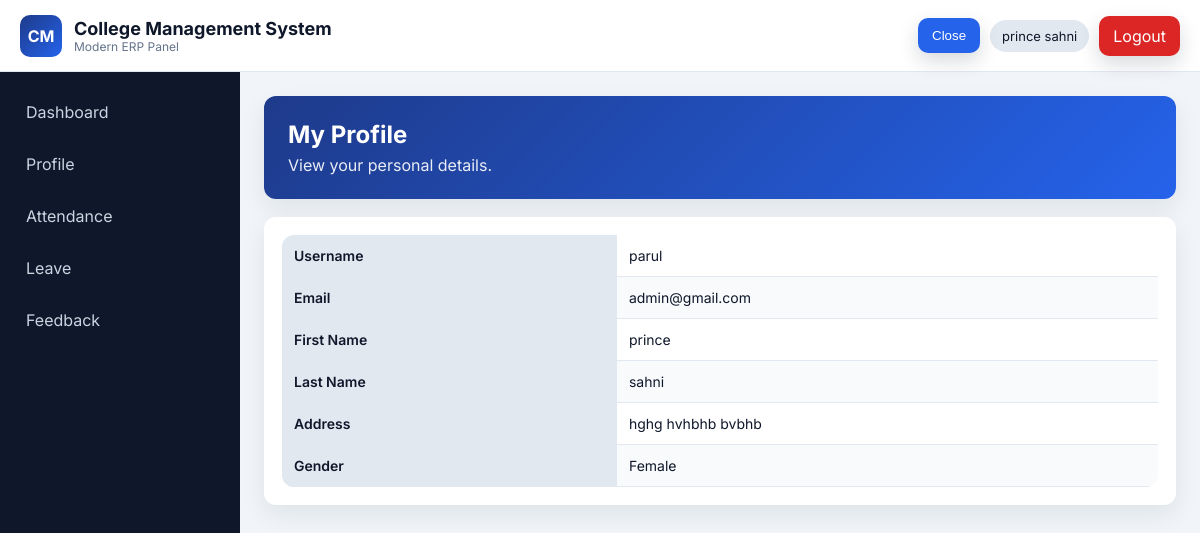
Page /staff/profile/ (signed in) on the committed database.
### student_management_app/models.py (models this page shows, shortened)
class CustomUser(AbstractUser):
    USER_TYPE_CHOICES = (
        ("HOD", "HOD"),
        ("STAFF", "STAFF"),
        ("STUDENT", "STUDENT"),
    )
    user_type = models.CharField(max_length=10, choices=USER_TYPE_CHOICES, default="HOD")

class Staff(models.Model):
    GENDER_CHOICES = (
        ("Male", "Male"),
        ("Female", "Female"),
    )
    user = models.OneToOneField(CustomUser, on_delete=models.CASCADE, related_name="staff_profile")
    address = models.TextField(blank=True)
    gender = models.CharField(max_length=10, choices=GENDER_CHOICES, blank=True)
    created_at = models.DateTimeField(auto_now_add=True)
    updated_at = models.DateTimeField(auto_now=True)

### student_management_app/views.py (the view)
# urls.py: path("staff/profile/", views.staff_profile, name="staff_profile"),
@staff_required
def staff_profile(request):
    staff_profile_obj = Staff.objects.filter(user=request.user).first()
    context = {
        "staff": staff_profile_obj,
    }
    return render(request, "staff_templates/profile.html", context)

### student_management_app/role_helpers.py (called while the page is built)
def dashboard_name_for_user(user):
    role = (getattr(user, "user_type", "") or "").strip().upper()
    dashboard_name = ROLE_DASHBOARD_MAP.get(role)
    if dashboard_name:
        return dashboard_name
    if getattr(user, "is_superuser", False):
        return "hod_dashboard"
    return None

def role_required(expected_dashboard_name):
    def decorator(view_func):
        @wraps(view_func)
        def _wrapped(request, *args, **kwargs):
            if not request.user.is_authenticated:
                return redirect("login_page")
            if dashboard_name_for_user(request.user) != expected_dashboard_name:
                return redirect("login_page")
            return view_func(request, *args, **kwargs)
        return _wrapped
    return decorator

### student_management_app/templates/staff_templates/profile.html (shortened to what this page needs)
{% extends 'base.html' %}
{% block content %}
<div class="page-header"><h2>My Profile</h2><p>View your personal details.</p></div>
<div class="card table-wrap">
<table class="erp-table">
<tr><th>Username</th><td>{{ request.user.username }}</td></tr>
<tr><th>Email</th><td>{{ request.user.email }}</td></tr>
<tr><th>First Name</th><td>{{ request.user.first_name }}</td></tr>
<tr><th>Last Name</th><td>{{ request.user.last_name }}</td></tr>
<tr><th>Address</th><td>{% if staff %}{{ staff.address }}{% else %}Not set{% endif %}</td></tr>
<tr><th>Gender</th><td>{% if staff and staff.gender %}{{ staff.gender }}{% else %}Not set{% endif %}</td></tr>
</table>
</div>
{% endblock %}

### templates/base.html (shortened to what this page needs)
{% load static %}
<!DOCTYPE html>
<html lang="en">
<head>
    <link rel="stylesheet" href="{% static 'css/style.css' %}">
</head>
<body>
    {% if request.user.is_authenticated %}
    <header class="topbar">
        <div class="topbar-left">
            <div class="logo">CM</div>
            <div>
                <h1>College Management System</h1>
                <p>Modern ERP Panel</p>
            </div>
        </div>
        <div class="topbar-right">
            <button class="menu-toggle btn btn-primary" id="menuToggle" type="button" aria-controls="sidebar" aria-expanded="false">Menu</button>
            <span class="user-chip">{{ request.user.get_full_name|default:request.user.username }}</span>
            <a class="btn btn-danger" href="{% url 'logout_user' %}">Logout</a>
        </div>
    </header>
    <aside class="sidebar" id="sidebar">
        <nav>
            {% if request.user.user_type == 'HOD' or request.user.is_superuser %}
                <a class="sidebar-link" href="{% url 'hod_dashboard' %}">Dashboard</a>
                <a class="sidebar-link" href="{% url 'list_staff' %}">Staff</a>
                <a class="sidebar-link" href="{% url 'hod_list_students' %}">Students</a>
                <a class="sidebar-link" href="{% url 'hod_list_courses' %}">Courses</a>
                <a class="sidebar-link" href="{% url 'hod_list_sessions' %}">Sessions</a>
                <a class="sidebar-link" href="{% url 'hod_list_subjects' %}">Subjects</a>
                <a class="sidebar-link" href="{% url 'admin_view_attendance' %}">Attendance</a>
                <a class="sidebar-link" href="{% url 'admin_student_leave_view' %}">Leave</a>
                <a class="sidebar-link" href="{% url 'hod_student_feedback_list' %}">Feedback</a>
            {% elif request.user.user_type == 'STAFF' %}
                <a class="sidebar-link" href="{% url 'staff_dashboard' %}">Dashboard</a>
                <a class="sidebar-link" href="{% url 'staff_profile' %}">Profile</a>
                <a class="sidebar-link" href="{% url 'staff_take_attendance' %}">Attendance</a>
                <a class="sidebar-link" href="{% url 'staff_apply_leave' %}">Leave</a>
                <a class="sidebar-link" href="{% url 'staff_feedback' %}">Feedback</a>
            {% endif %}
        </nav>
    </aside>
    {% endif %}
    <main class="{% if request.user.is_authenticated %}main-content{% else %}auth-wrapper{% endif %} fade-in">
        {% block content %}{% endblock %}
    </main>
</body>
</html>

### static/css/style.css (style rules this page uses)
:root { --primary: #1E3A8A; --secondary: #2563EB; --accent: #F59E0B; --sidebar: #0F172A; --bg: #F1F5F9; --card: #FFFFFF; --text: #0F172A; --muted: #64748B; --success: #16A34A; --danger: #DC2626; --warning: #F59E0B; --radius: 12px; --shadow: 0 10px 25px rgba(15, 23, 42, 0.08); }
* { box-sizing: border-box; }
body { margin: 0; font-family: 'Inter', sans-serif; color: var(--text); background: var(--bg); }
.topbar { position: fixed; top: 0; left: 0; right: 0; height: 72px; background: var(--card); border-bottom: 1px solid #e2e8f0; display: flex; align-items: center; justify-content: space-between; padding: 0 20px; z-index: 1000; }
.topbar-left { display: flex; gap: 12px; align-items: center; }
.logo { width: 42px; height: 42px; border-radius: 10px; background: linear-gradient(135deg, var(--primary), var(--secondary)); color: #fff; display: grid; place-items: center; font-weight: 700; }
.topbar h1 { margin: 0; font-size: 18px; }
.topbar p { margin: 0; color: var(--muted); font-size: 12px; }
.topbar-right { display: flex; gap: 10px; align-items: center; }
.user-chip { padding: 8px 12px; border-radius: 999px; background: #e2e8f0; font-size: 13px; }
.menu-toggle { display: inline-block; }
.sidebar { position: fixed; top: 72px; left: 0; width: 240px; bottom: 0; background: var(--sidebar); padding: 18px 12px; transition: transform 0.3s ease; overflow-y: auto; }
.sidebar nav { display: flex; flex-direction: column; gap: 8px; }
.sidebar-link { color: #cbd5e1; text-decoration: none; padding: 12px 14px; border-radius: 10px; transition: all 0.3s ease; }
.main-content { margin-top: 72px; margin-left: 240px; padding: 24px; }
.page-header { background: linear-gradient(135deg, var(--primary), var(--secondary)); color: #fff; border-radius: var(--radius); padding: 24px; box-shadow: var(--shadow); margin-bottom: 18px; }
.page-header h2 { margin: 0 0 6px; }
.page-header p { margin: 0; opacity: 0.9; }
.card { background: var(--card); border-radius: var(--radius); box-shadow: var(--shadow); padding: 18px; margin-bottom: 16px; }
.btn { position: relative; overflow: hidden; display: inline-flex; align-items: center; justify-content: center; gap: 6px; border: 0; text-decoration: none; color: #fff; padding: 10px 14px; border-radius: 10px; cursor: pointer; transition: all 0.3s ease; box-shadow: 0 8px 20px rgba(15, 23, 42, 0.16); }
.btn-primary { background: var(--secondary); }
.btn-danger { background: var(--danger); }
.table-wrap { overflow-x: auto; }
.erp-table { width: 100%; border-collapse: collapse; background: #fff; border-radius: var(--radius); overflow: hidden; }
.erp-table th, .erp-table td { border-bottom: 1px solid #e2e8f0; padding: 12px; text-align: left; font-size: 14px; }
.erp-table th { background: #e2e8f0; font-weight: 600; }
.erp-table tbody tr:nth-child(even) { background: #f8fafc; }
.fade-in { animation: fadeIn 0.4s ease; }

### rows in the picture
CustomUser: user.get_full_name "prince sahni", user.username "parul", user.email "admin@gmail.com", user.first_name "prince", user.last_name "sahni"
Staff: address "hghg hvhbhb bvbhb", gender "Female"
